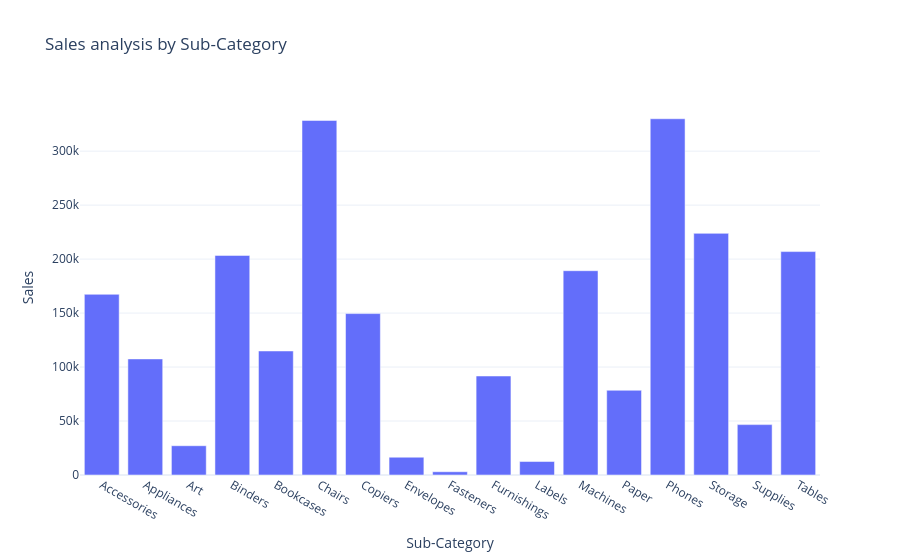

Write notebook code for a chart like this one.
### Code cell
#So now in this i amke the BAR GRAPH !

#px.bar -> we want bar !
#simple x-> axis , y-> axis = name show ! , and tehn give the title !
fig =px.bar(sales_by_subCategory, x= 'Sub-Category', y='Sales',title ="Sales analysis by Sub-Category")
fig.show()

### Figure 1 — Plotly figure (JSON) as saved in the notebook; plotly's stock layout.template omitted (floating-point values rounded to 4 significant figures)
{"data": [{"hovertemplate": "Sub-Category=%{x}<br>Sales=%{y}<extra></extra>", "legendgroup": "", "marker": {"color": "#636efa", "pattern": {"shape": ""}}, "name": "", "orientation": "v", "showlegend": false, "textposition": "auto", "type": "bar", "x": ["Accessories", "Appliances", "Art", "Binders", "Bookcases", "Chairs", "Copiers", "Envelopes", "Fasteners", "Furnishings", "Labels", "Machines", "Paper", "Phones", "Storage", "Supplies", "Tables"], "xaxis": "x", "y": [167400.0, 107500.0, 27120.0, 203400.0, 114900.0, 328400.0, 149500.0, 16480.0, 3024.0, 91710.0, 12490.0, 189200.0, 78480.0, 330000.0, 223800.0, 46670.0, 207000.0], "yaxis": "y"}], "layout": {"barmode": "relative", "legend": {"tracegroupgap": 0}, "title": {"text": "Sales analysis by Sub-Category"}, "xaxis": {"anchor": "y", "domain": [0, 1], "title": {"text": "Sub-Category"}}, "yaxis": {"anchor": "x", "domain": [0, 1], "title": {"text": "Sales"}}}}
